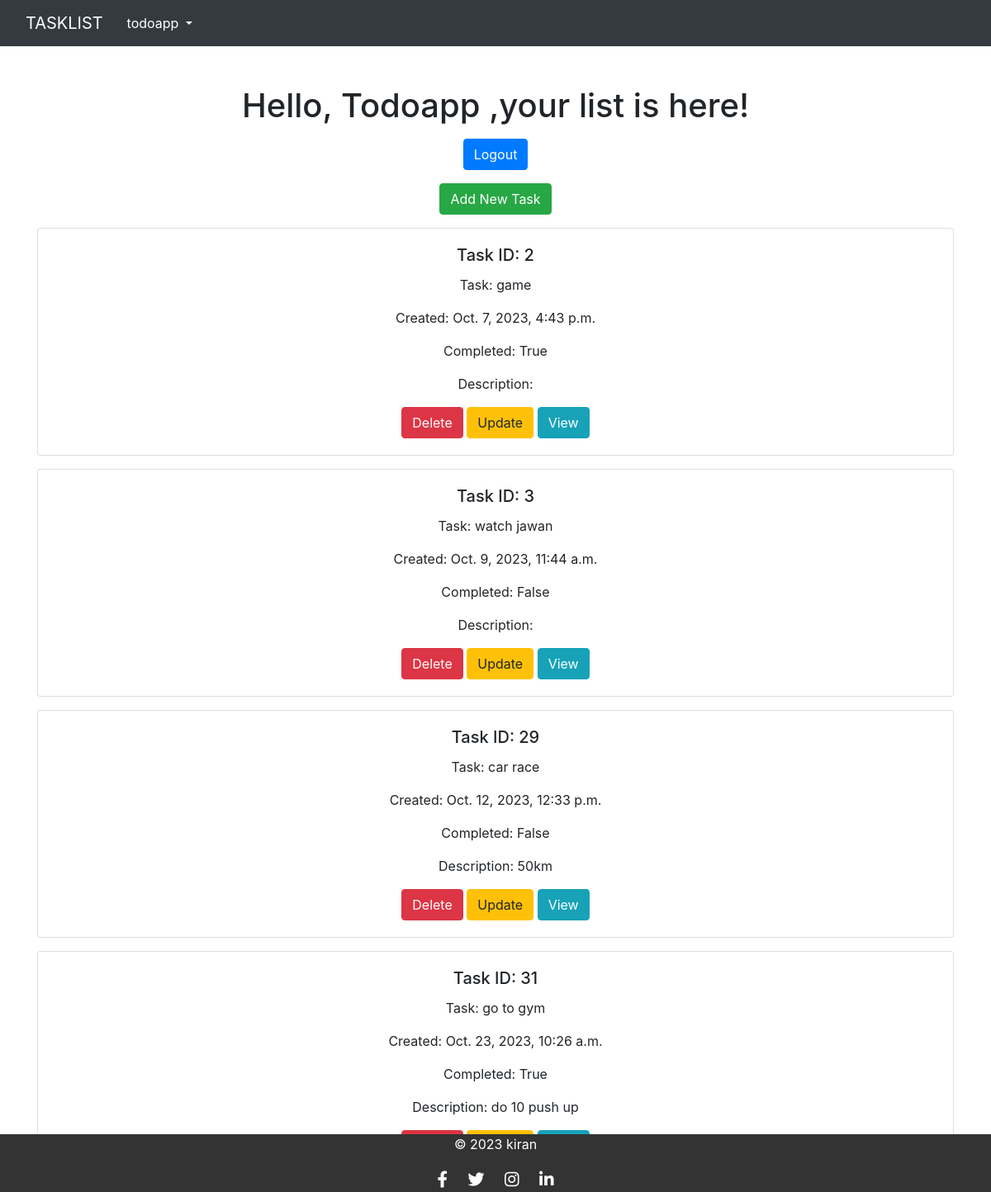
Page /tasks/ (signed in) on the committed database.
### todo/models.py (models this page shows, shortened)
class Tasks(models.Model):
    user = models.ForeignKey(User,on_delete=models.CASCADE,null=True,blank=True)
    task = models.CharField(max_length=500,null=True,blank=True)
    description=models.TextField(default='')
    completed = models.BooleanField(default=False)
    created = models.DateTimeField(auto_now_add=True)

### todo/views.py (the view)
# urls.py: path('tasks/', TaskList.as_view(), name='task'),
class TaskList(LoginRequiredMixin,ListView):
    model = Tasks
    context_object_name= 'task'
    template_name='tasklist.html'
    def  get_queryset(self):
        return Tasks.objects.filter(user=self.request.user)

### templates/tasklist.html (shortened to what this page needs)
{% include 'header.html' %}
<!DOCTYPE html>
<html lang="en">
<head>
    <link rel="stylesheet" href="https://stackpath.bootstrapcdn.com/bootstrap/4.5.2/css/bootstrap.min.css">
</head>
<body class="d-flex flex-column min-vh-100">
    <div class="container mt-5 flex-grow-1">
         <h1 class="text-center">Hello, {{ user.username | title }} ,your list is here!</h1>
        <div class="text-center my-3">
            {% if request.user.is_authenticated %}
            <a href="{% url 'logout' %}" class="btn btn-primary">Logout</a>
            {% else %}
            <a href="{% url 'login' %}" class="btn btn-primary">Login</a>
            {% endif %}
        </div>
        <div class="text-center my-3">
            <a href="{% url 'createtask' %}" class="btn btn-success">Add New Task</a>
            {% for i in object_list %}
                <div class="card my-3">
                    <div class="card-body">
                        <h5 class="card-title">Task ID: {{ i.id }}</h5>
                        <p class="card-text">Task: {{ i.task }}</p>
                        <p class="card-text">Created: {{ i.created }}</p>
                        <p class="card-text">Completed: {{ i.completed }}</p>
                        <p class="card-text">Description: {{ i.description }}</p>
                        <a href="{% url 'delete' i.id %}" class="btn btn-danger">Delete</a>
                        <a href="{% url 'update' i.id %}" class="btn btn-warning">Update</a>
                        <a href="{% url 'details' i.id %}" class="btn btn-info">View</a>
                    </div>
                </div>
            {% endfor %}
        </div>
    </div>
</body>
</html>
{% include 'footer.html' %}

### templates/header.html (shortened to what this page needs)
<!DOCTYPE html>
<html lang="en">
<head>
</head>
    <link href="https://cdn.jsdelivr.net/npm/bootstrap@5.3.2/dist/css/bootstrap.min.css" rel="stylesheet">
<body>
<nav class="navbar navbar-expand-lg navbar-dark bg-dark">
  <div class="container-fluid">
       {% if user.is_authenticated %}
    <a class="navbar-brand" href="{% url 'task' %}">TASKLIST</a>
        {% else %}
      <a class="navbar-brand" href="{% url 'login' %}">LOGIN</a>
       {% endif %}
    <div class="collapse navbar-collapse" id="navbarNavDarkDropdown">
      <ul class="navbar-nav">
        <li class="nav-item dropdown">
          <button class="btn btn-dark dropdown-toggle" data-bs-toggle="dropdown" aria-expanded="false">
                      {{ user }}
          </button>
        </li>
      </ul>
    </div>
  </div>
</nav>
</body>
</html>

### templates/footer.html (shortened to what this page needs)
<!DOCTYPE html>
<html lang="en">
<head>
    <link rel="stylesheet" href="https://stackpath.bootstrapcdn.com/bootstrap/4.5.2/css/bootstrap.min.css">
    <link rel="stylesheet" href="https://cdnjs.cloudflare.com/ajax/libs/font-awesome/6.0.0-beta3/css/all.min.css">
</head>
<body>
    <footer class="footer">
        <p>&copy; 2023 kiran</p>
        <div class="social-icons">
            <a href="#"><i class="fab fa-facebook-f"></i></a>
            <a href="#"><i class="fab fa-twitter"></i></a>
            <a href="#"><i class="fab fa-instagram"></i></a>
            <a href="#"><i class="fab fa-linkedin-in"></i></a>
        </div>
    </footer>
</body>
</html>

### templates/footer.html (style rules this page uses)
.footer { background-color: #333; color: #fff; text-align: center; padding: 0px 0; position: fixed; bottom: 0; width: 100%; }
.social-icons { margin-top: 10px; }
.social-icons a { color: #fff; font-size: 20px; margin: 0 10px; }

### rows in the picture
Tasks: id "2", task "game", created "Oct. 7, 2023, 4:43 p.m.", completed "True"
Tasks: id "3", task "watch jawan", created "Oct. 9, 2023, 11:44 a.m.", completed "False"
Tasks: id "29", task "car race", created "Oct. 12, 2023, 12:33 p.m.", completed "False", description "50km"
Tasks: id "31", task "go to gym", created "Oct. 23, 2023, 10:26 a.m.", completed "True", description "do 10 push up"

### other values in the picture
{{ user }} "todoapp"
{{ user.username | title }} "Todoapp"
